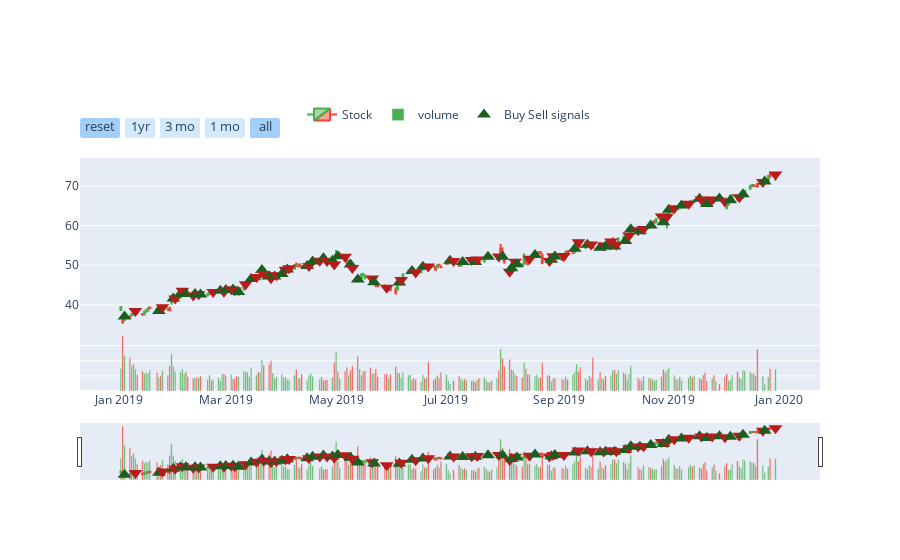

The notebook cell this image was saved under:
### Code cell
candlesticks = Candlesticks(x=combined_AAPL, state_field="strategy1_state")
candlesticks.plot()

### Figure 1 — Plotly figure (JSON) as saved in the notebook; plotly's stock layout.template omitted (floating-point values rounded to 4 significant figures; data arrays with more than 128 entries replaced by an {"elided": "..."} marker saying what was removed)
{"data": [{"close": {"elided": "249 float values"}, "decreasing": {"line": {"color": "#f44336"}}, "high": {"elided": "249 float values"}, "increasing": {"line": {"color": "#4caf50"}}, "low": {"elided": "249 float values"}, "name": "Stock", "open": {"elided": "249 float values"}, "type": "candlestick", "x": {"elided": "249 str values"}, "yaxis": "y2"}, {"marker": {"color": {"elided": "249 str values"}}, "name": "volume", "type": "bar", "x": {"elided": "249 str values"}, "y": {"elided": "249 int values"}, "yaxis": "y"}, {"marker": {"color": ["#1b5e20", "#b71c1c", "#1b5e20", "#b71c1c", "#1b5e20", "#b71c1c", "#1b5e20", "#b71c1c", "#1b5e20", "#b71c1c", "#1b5e20", "#b71c1c", "#1b5e20", "#b71c1c", "#1b5e20", "#b71c1c", "#1b5e20", "#b71c1c", "#1b5e20", "#b71c1c", "#1b5e20", "#b71c1c", "#1b5e20", "#b71c1c", "#1b5e20", "#b71c1c", "#1b5e20", "#b71c1c", "#1b5e20", "#b71c1c", "#1b5e20", "#b71c1c", "#1b5e20", "#b71c1c", "#1b5e20", "#b71c1c", "#1b5e20", "#b71c1c", "#1b5e20", "#b71c1c", "#1b5e20", "#b71c1c", "#1b5e20", "#b71c1c", "#1b5e20", "#b71c1c", "#1b5e20", "#b71c1c", "#1b5e20", "#b71c1c", "#1b5e20", "#b71c1c", "#1b5e20", "#b71c1c", "#1b5e20", "#b71c1c", "#1b5e20", "#b71c1c", "#1b5e20", "#b71c1c", "#1b5e20", "#b71c1c", "#1b5e20", "#b71c1c", "#1b5e20", "#b71c1c", "#1b5e20", "#b71c1c", "#1b5e20", "#b71c1c", "#1b5e20", "#b71c1c", "#1b5e20", "#b71c1c", "#1b5e20", "#b71c1c", "#1b5e20", "#b71c1c", "#1b5e20", "#b71c1c", "#1b5e20", "#b71c1c", "#1b5e20", "#b71c1c", "#1b5e20", "#b71c1c", "#1b5e20", "#b71c1c", "#1b5e20", "#b71c1c", "#1b5e20", "#b71c1c", "#1b5e20", "#b71c1c", "#1b5e20", "#b71c1c", "#1b5e20", "#b71c1c", "#1b5e20", "#b71c1c", "#1b5e20", "#b71c1c", "#1b5e20", "#b71c1c", "#1b5e20", "#b71c1c", "#1b5e20", "#b71c1c", "#1b5e20", "#b71c1c", "#1b5e20", "#b71c1c"], "size": 12, "symbol": ["triangle-up", "triangle-down", "triangle-up", "triangle-down", "triangle-up", "triangle-down", "triangle-up", "triangle-down", "triangle-up", "triangle-down", "triangle-up", "triangle-down", "triangle-up", "triangle-down", "triangle-up", "triangle-down", "triangle-up", "triangle-down", "triangle-up", "triangle-down", "triangle-up", "triangle-down", "triangle-up", "triangle-down", "triangle-up", "triangle-down", "triangle-up", "triangle-down", "triangle-up", "triangle-down", "triangle-up", "triangle-down", "triangle-up", "triangle-down", "triangle-up", "triangle-down", "triangle-up", "triangle-down", "triangle-up", "triangle-down", "triangle-up", "triangle-down", "triangle-up", "triangle-down", "triangle-up", "triangle-down", "triangle-up", "triangle-down", "triangle-up", "triangle-down", "triangle-up", "triangle-down", "triangle-up", "triangle-down", "triangle-up", "triangle-down", "triangle-up", "triangle-down", "triangle-up", "triangle-down", "triangle-up", "triangle-down", "triangle-up", "triangle-down", "triangle-up", "triangle-down", "triangle-up", "triangle-down", "triangle-up", "triangle-down", "triangle-up", "triangle-down", "triangle-up", "triangle-down", "triangle-up", "triangle-down", "triangle-up", "triangle-down", "triangle-up", "triangle-down", "triangle-up", "triangle-down", "triangle-up", "triangle-down", "triangle-up", "triangle-down", "triangle-up", "triangle-down", "triangle-up", "triangle-down", "triangle-up", "triangle-down", "triangle-up", "triangle-down", "triangle-up", "triangle-down", "triangle-up", "triangle-down", "triangle-up", "triangle-down", "triangle-up", "triangle-down", "triangle-up", "triangle-down", "triangle-up", "triangle-down", "triangle-up", "triangle-down", "triangle-up", "triangle-down", "triangle-up", "triangle-down"]}, "mode": "markers", "name": "Buy Sell signals", "type": "scatter", "x": ["2019-01-04T00:00:00", "2019-01-10T00:00:00", "2019-01-23T00:00:00", "2019-01-25T00:00:00", "2019-01-31T00:00:00", "2019-02-01T00:00:00", "2019-02-04T00:00:00", "2019-02-05T00:00:00", "2019-02-07T00:00:00", "2019-02-11T00:00:00", "2019-02-12T00:00:00", "2019-02-14T00:00:00", "2019-02-15T00:00:00", "2019-02-22T00:00:00", "2019-02-26T00:00:00", "2019-02-28T00:00:00", "2019-03-01T00:00:00", "2019-03-04T00:00:00", "2019-03-05T00:00:00", "2019-03-06T00:00:00", "2019-03-08T00:00:00", "2019-03-12T00:00:00", "2019-03-15T00:00:00", "2019-03-18T00:00:00", "2019-03-21T00:00:00", "2019-03-22T00:00:00", "2019-03-25T00:00:00", "2019-03-26T00:00:00", "2019-03-28T00:00:00", "2019-03-29T00:00:00", "2019-04-01T00:00:00", "2019-04-03T00:00:00", "2019-04-04T00:00:00", "2019-04-05T00:00:00", "2019-04-15T00:00:00", "2019-04-16T00:00:00", "2019-04-18T00:00:00", "2019-04-22T00:00:00", "2019-04-24T00:00:00", "2019-04-26T00:00:00", "2019-04-29T00:00:00", "2019-04-30T00:00:00", "2019-05-02T00:00:00", "2019-05-06T00:00:00", "2019-05-09T00:00:00", "2019-05-10T00:00:00", "2019-05-13T00:00:00", "2019-05-21T00:00:00", "2019-05-22T00:00:00", "2019-05-29T00:00:00", "2019-06-05T00:00:00", "2019-06-06T00:00:00", "2019-06-12T00:00:00", "2019-06-14T00:00:00", "2019-06-18T00:00:00", "2019-06-21T00:00:00", "2019-07-03T00:00:00", "2019-07-05T00:00:00", "2019-07-10T00:00:00", "2019-07-15T00:00:00", "2019-07-17T00:00:00", "2019-07-18T00:00:00", "2019-07-24T00:00:00", "2019-07-30T00:00:00", "2019-08-01T00:00:00", "2019-08-05T00:00:00", "2019-08-06T00:00:00", "2019-08-08T00:00:00", "2019-08-09T00:00:00", "2019-08-16T00:00:00", "2019-08-19T00:00:00", "2019-08-27T00:00:00", "2019-08-28T00:00:00", "2019-08-29T00:00:00", "2019-08-30T00:00:00", "2019-09-04T00:00:00", "2019-09-10T00:00:00", "2019-09-12T00:00:00", "2019-09-17T00:00:00", "2019-09-19T00:00:00", "2019-09-24T00:00:00", "2019-09-26T00:00:00", "2019-09-27T00:00:00", "2019-09-30T00:00:00", "2019-10-02T00:00:00", "2019-10-03T00:00:00", "2019-10-08T00:00:00", "2019-10-10T00:00:00", "2019-10-11T00:00:00", "2019-10-15T00:00:00", "2019-10-16T00:00:00", "2019-10-18T00:00:00", "2019-10-22T00:00:00", "2019-10-28T00:00:00", "2019-10-29T00:00:00", "2019-10-31T00:00:00", "2019-11-01T00:00:00", "2019-11-04T00:00:00", "2019-11-08T00:00:00", "2019-11-12T00:00:00", "2019-11-18T00:00:00", "2019-11-19T00:00:00", "2019-11-22T00:00:00", "2019-11-25T00:00:00", "2019-11-29T00:00:00", "2019-12-02T00:00:00", "2019-12-05T00:00:00", "2019-12-10T00:00:00", "2019-12-12T00:00:00", "2019-12-23T00:00:00", "2019-12-24T00:00:00", "2019-12-30T00:00:00"], "y": [37.06, 38.45, 38.48, 39.44, 41.61, 41.63, 42.81, 43.54, 42.74, 42.36, 42.72, 42.7, 42.6, 43.24, 43.58, 43.29, 43.74, 43.96, 43.88, 43.63, 43.23, 45.23, 46.53, 47.01, 48.77, 47.76, 47.19, 46.7, 47.18, 47.49, 47.81, 48.84, 48.92, 49.25, 49.81, 49.81, 50.97, 51.13, 51.79, 51.08, 51.15, 50.17, 52.29, 52.12, 50.18, 49.29, 46.43, 46.65, 45.69, 44.35, 45.63, 46.31, 48.55, 48.19, 49.61, 49.69, 51.1, 51.06, 50.81, 51.3, 50.84, 51.42, 52.17, 52.19, 52.11, 48.33, 49.25, 50.86, 50.25, 51.62, 52.59, 51.04, 51.38, 52.25, 52.19, 52.3, 54.17, 55.77, 55.17, 55.24, 54.42, 54.97, 54.71, 55.99, 54.74, 55.21, 56.1, 57.52, 59.05, 58.83, 58.59, 59.1, 59.99, 62.26, 60.82, 62.19, 63.96, 64.38, 65.04, 65.49, 66.78, 66.57, 65.44, 66.59, 66.81, 66.04, 66.39, 67.12, 67.86, 71, 71.07, 72.88], "yaxis": "y2"}], "layout": {"legend": {"orientation": "h", "x": 0.3, "y": 0.9, "yanchor": "bottom"}, "xaxis": {"rangeselector": {"bgcolor": "rgba(150, 200, 250, 0.4)", "buttons": [{"count": 1, "label": "reset", "step": "all"}, {"count": 1, "label": "1yr", "step": "year", "stepmode": "backward"}, {"count": 3, "label": "3 mo", "step": "month", "stepmode": "backward"}, {"count": 1, "label": "1 mo", "step": "month", "stepmode": "backward"}, {"step": "all"}], "font": {"size": 13}, "visible": true, "x": 0, "y": 0.9}}, "yaxis": {"domain": [0, 0.2], "showticklabels": false}, "yaxis2": {"domain": [0.2, 0.8]}}}
